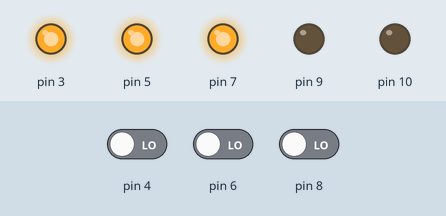
Recording of a sketch running on a simulated Arduino Uno, built with avr-gcc and run on an emulated ATmega328P. On the bench: output pins drawn as LEDs (lit = HIGH). Inputs (shaded band) come from the test bench; at power-on: pin 4 LOW, pin 6 LOW, pin 8 LOW.

Above: at 1.2 s.
1.3 s: pin 4 driven HIGH
At 2.5 s:
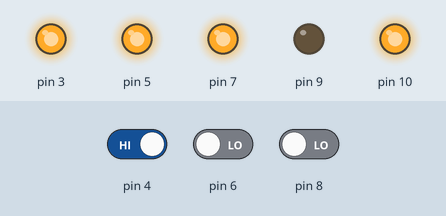
2.8 s: pin 6 driven HIGH
At 3.8 s:
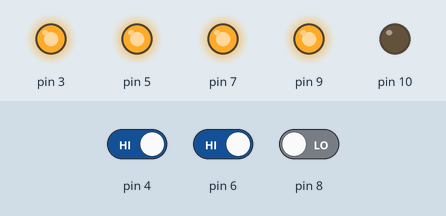
4.3 s: pin 8 driven HIGH
At 4.9 s:
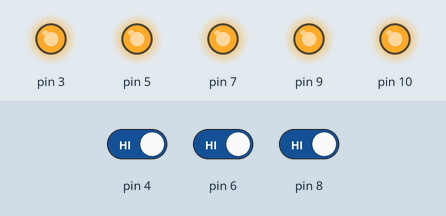
5.8 s: pin 8 driven LOW
At 6.1 s:
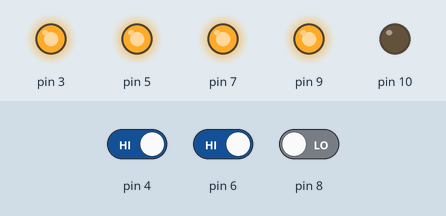
7.3 s: pin 4 driven LOW
At 8.4 s:
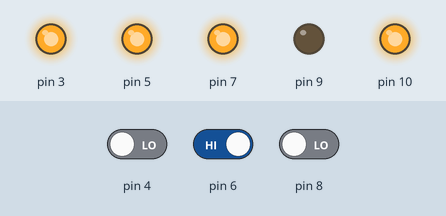
Timing chart, 0 to 9.8 s (numbered marks = the images above; inputs shaded):
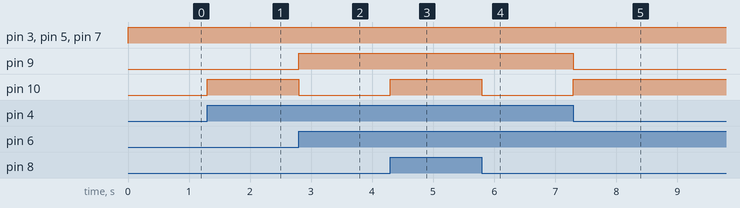

The sketch:

Full_Adder.ino
```cpp
void setup() {
pinMode(3, OUTPUT);
pinMode(4, INPUT);
pinMode(5, OUTPUT);
pinMode(6, INPUT);
pinMode(7, OUTPUT);
pinMode(8, INPUT);
pinMode(9, OUTPUT);
pinMode(10, OUTPUT);
}

void loop() {
digitalWrite(3, HIGH);
int input0 = digitalRead(4);
digitalWrite(5, HIGH);
int input1 = digitalRead(6);
digitalWrite(7, HIGH);
int input2 = digitalRead(8);

int carry = (input0 * input1 + input0 * input2 + input1 * input2) % 2;
int sum = (input0 + input1 + input2) % 2;

digitalWrite(9, carry);
digitalWrite(10, sum);


}
```

Measured:
- after the input at 1.3 s, pin 10: LOW → HIGH at once
- after the input at 2.8 s, pin 9: LOW → HIGH at once; pin 10: HIGH → LOW at once
- after the input at 4.3 s, pin 10: LOW → HIGH at once
- after the input at 5.8 s, pin 10: HIGH → LOW at once
- after the input at 7.3 s, pin 9: HIGH → LOW at once; pin 10: LOW → HIGH at once
